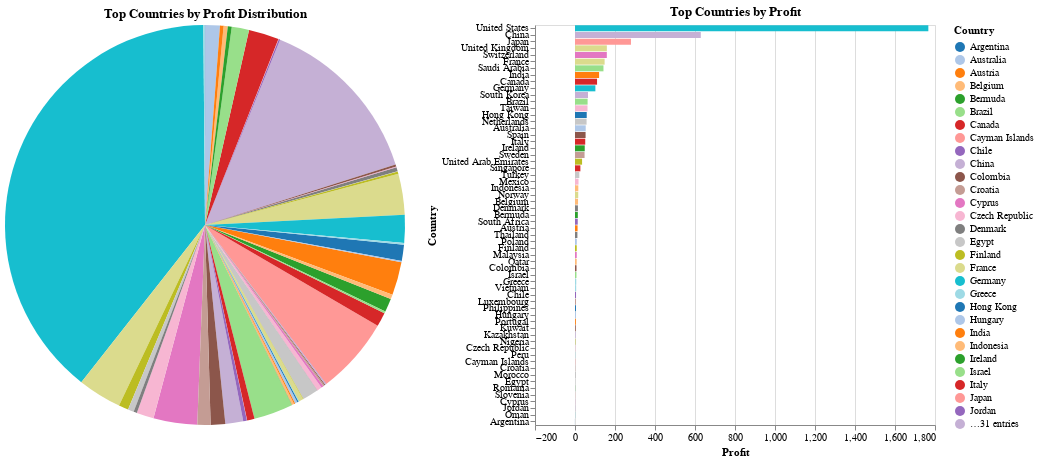

Source (notebook cell):
### Code cell
# Create the percentage column
agg_df['percentage'] = (agg_df['Profit'] / agg_df['Profit'].sum()) * 100

# Sort the data in descending order by Sales
agg_df_sorted = agg_df.sort_values(by='Profit', ascending=False)

# Create the pie chart sorted by sales (descending order)
pie_chart = alt.Chart(agg_df_sorted).mark_arc().encode(
    theta=alt.Theta(field="Profit", type="quantitative"),
    color=alt.Color('Country:N', scale=alt.Scale(scheme='category20')),  # Color by Country
    tooltip=['Country:N', 'Profit:Q', 'percentage:Q'],  # Tooltip with country, sales, and percentage
).properties(
    width=400,
    height=400,
    title="Top Countries by Profit Distribution"
)

# Create the bar chart (country list) sorted by sales
bar_chart = alt.Chart(agg_df_sorted).mark_bar().encode(
    x='Profit:Q',  # Sales on x-axis
    y=alt.Y('Country:N', sort='-x'),  # Sort countries by sales in descending order
    color=alt.Color('Country:N', scale=alt.Scale(scheme='category20')),  # Color by country
    tooltip=['Country:N', 'Profit:Q', 'percentage:Q']  # Tooltip with country, sales, and percentage
).properties(
    width=400,
    height=400,
    title="Top Countries by Profit"
)

# Combine both pie chart and bar chart in a side-by-side layout
pie_chart | bar_chart

### Figure 1 — Vega-Lite specification as saved in the notebook (floating-point values rounded to 4 significant figures)
{"config": {"view": {"continuousWidth": 300, "continuousHeight": 300}}, "hconcat": [{"mark": {"type": "arc"}, "encoding": {"color": {"field": "Country", "scale": {"scheme": "category20"}, "type": "nominal"}, "theta": {"field": "Profit", "type": "quantitative"}, "tooltip": [{"field": "Country", "type": "nominal"}, {"field": "Profit", "type": "quantitative"}, {"field": "percentage", "type": "quantitative"}]}, "height": 400, "title": "Top Countries by Profit Distribution", "width": 400}, {"mark": {"type": "bar"}, "encoding": {"color": {"field": "Country", "scale": {"scheme": "category20"}, "type": "nominal"}, "tooltip": [{"field": "Country", "type": "nominal"}, {"field": "Profit", "type": "quantitative"}, {"field": "percentage", "type": "quantitative"}], "x": {"field": "Profit", "type": "quantitative"}, "y": {"field": "Country", "sort": "-x", "type": "nominal"}}, "height": 400, "title": "Top Countries by Profit", "width": 400}], "data": {"name": "data-41dd14c8dfcd4c82bcd614c4352d60f3"}, "$schema": "https://vega.github.io/schema/vega-lite/v5.20.1.json", "datasets": {"data-41dd14c8dfcd4c82bcd614c4352d60f3": [{"Country": "United States", "Market Value": 48100.0, "Sales": 18730.0, "Profit": 1767.0, "percentage": 39.26}, {"Country": "China", "Market Value": 6617.0, "Sales": 8148.0, "Profit": 628.9, "percentage": 13.98}, {"Country": "Japan", "Market Value": 4062.0, "Sales": 4289.0, "Profit": 279.8, "percentage": 6.219}, {"Country": "United Kingdom", "Market Value": 2819.0, "Sales": 2013.0, "Profit": 159.2, "percentage": 3.539}, {"Country": "Switzerland", "Market Value": 2006.0, "Sales": 1101.0, "Profit": 159.1, "percentage": 3.536}, {"Country": "France", "Market Value": 2882.0, "Sales": 2052.0, "Profit": 148.1, "percentage": 3.291}, {"Country": "Saudi Arabia", "Market Value": 2416.0, "Sales": 608.0, "Profit": 142.3, "percentage": 3.163}, {"Country": "India", "Market Value": 2399.0, "Sales": 1252.0, "Profit": 120.4, "percentage": 2.677}, {"Country": "Canada", "Market Value": 2059.0, "Sales": 1270.0, "Profit": 110.3, "percentage": 2.451}, {"Country": "Germany", "Market Value": 1725.0, "Sales": 2299.0, "Profit": 101.9, "percentage": 2.265}, {"Country": "South Korea", "Market Value": 1013.0, "Sales": 1653.0, "Profit": 64.87, "percentage": 1.442}, {"Country": "Brazil", "Market Value": 552.4, "Sales": 669.3, "Profit": 63.01, "percentage": 1.4}, {"Country": "Taiwan", "Market Value": 1304.0, "Sales": 760.3, "Profit": 62.51, "percentage": 1.389}, {"Country": "Hong Kong", "Market Value": 719.5, "Sales": 612.2, "Profit": 58.62, "percentage": 1.303}, {"Country": "Netherlands", "Market Value": 1012.0, "Sales": 610.2, "Profit": 57.89, "percentage": 1.287}, {"Country": "Australia", "Market Value": 1113.0, "Sales": 555.2, "Profit": 53.59, "percentage": 1.191}, {"Country": "Spain", "Market Value": 653.0, "Sales": 608.8, "Profit": 52.89, "percentage": 1.175}, {"Country": "Italy", "Market Value": 618.6, "Sales": 543.2, "Profit": 51.14, "percentage": 1.137}, {"Country": "Ireland", "Market Value": 1142.0, "Sales": 393.4, "Profit": 48.67, "percentage": 1.082}, {"Country": "Sweden", "Market Value": 717.7, "Sales": 350.0, "Profit": 47.77, "percentage": 1.062}, {"Country": "United Arab Emirates", "Market Value": 524.8, "Sales": 127.6, "Profit": 35.39, "percentage": 0.7864}, {"Country": "Singapore", "Market Value": 252.7, "Sales": 201.4, "Profit": 26.88, "percentage": 0.5975}, {"Country": "Turkey", "Market Value": 96.8, "Sales": 223.0, "Profit": 21.58, "percentage": 0.4796}, {"Country": "Mexico", "Market Value": 311.9, "Sales": 256.6, "Profit": 17.58, "percentage": 0.3907}, {"Country": "Indonesia", "Market Value": 331.7, "Sales": 62.7, "Profit": 16.58, "percentage": 0.3684}, {"Country": "Norway", "Market Value": 169.5, "Sales": 179.5, "Profit": 16.18, "percentage": 0.3596}, {"Country": "Belgium", "Market Value": 233.2, "Sales": 157.2, "Profit": 15.23, "percentage": 0.3385}, {"Country": "Denmark", "Market Value": 843.8, "Sales": 191.7, "Profit": 14.62, "percentage": 0.3249}, {"Country": "Bermuda", "Market Value": 98.2, "Sales": 97.1, "Profit": 14.1, "percentage": 0.3134}, {"Country": "South Africa", "Market Value": 144.8, "Sales": 109.8, "Profit": 13.72, "percentage": 0.305}, {"Country": "Austria", "Market Value": 97.1, "Sales": 153.0, "Profit": 12.92, "percentage": 0.2871}, {"Country": "Thailand", "Market Value": 164.8, "Sales": 253.3, "Profit": 12.04, "percentage": 0.2675}, {"Country": "Poland", "Market Value": 56.0, "Sales": 138.0, "Profit": 9.1, "percentage": 0.2022}, {"Country": "Finland", "Market Value": 185.3, "Sales": 138.0, "Profit": 8.725, "percentage": 0.1939}, {"Country": "Malaysia", "Market Value": 102.3, "Sales": 59.6, "Profit": 8.715, "percentage": 0.1937}, {"Country": "Qatar", "Market Value": 86.4, "Sales": 48.5, "Profit": 8.559, "percentage": 0.1902}, {"Country": "Colombia", "Market Value": 50.1, "Sales": 82.8, "Profit": 7.582, "percentage": 0.1685}, {"Country": "Israel", "Market Value": 106.4, "Sales": 81.9, "Profit": 7.346, "percentage": 0.1632}, {"Country": "Greece", "Market Value": 37.61, "Sales": 63.2, "Profit": 6.313, "percentage": 0.1403}, {"Country": "Vietnam", "Market Value": 60.3, "Sales": 32.0, "Profit": 5.936, "percentage": 0.1319}, {"Country": "Chile", "Market Value": 52.4, "Sales": 99.6, "Profit": 5.138, "percentage": 0.1142}, {"Country": "Luxembourg", "Market Value": 50.4, "Sales": 101.0, "Profit": 5.084, "percentage": 0.113}, {"Country": "Philippines", "Market Value": 51.39, "Sales": 59.1, "Profit": 4.874, "percentage": 0.1083}, {"Country": "Hungary", "Market Value": 25.9, "Sales": 41.0, "Profit": 4.719, "percentage": 0.1049}, {"Country": "Portugal", "Market Value": 53.4, "Sales": 79.7, "Profit": 4.224, "percentage": 0.09387}, {"Country": "Kuwait", "Market Value": 64.5, "Sales": 17.1, "Profit": 3.6, "percentage": 0.08001}, {"Country": "Kazakhstan", "Market Value": 28.2, "Sales": 9.7, "Profit": 3.4, "percentage": 0.07556}, {"Country": "Nigeria", "Market Value": 1.191, "Sales": 5.6, "Profit": 1.788, "percentage": 0.03974}, {"Country": "Czech Republic", "Market Value": 21.6, "Sales": 15.3, "Profit": 1.4, "percentage": 0.03111}, {"Country": "Peru", "Market Value": 13.0, "Sales": 7.0, "Profit": 1.3, "percentage": 0.02889}, {"Country": "Cayman Islands", "Market Value": 55.6, "Sales": 8.1, "Profit": 1.3, "percentage": 0.02889}, {"Country": "Croatia", "Market Value": 1.493, "Sales": 10.8, "Profit": 1.153, "percentage": 0.02562}, {"Country": "Morocco", "Market Value": 16.3, "Sales": 7.1, "Profit": 1.084, "percentage": 0.02409}, {"Country": "Egypt", "Market Value": 4.8, "Sales": 4.7, "Profit": 0.9667, "percentage": 0.02148}, {"Country": "Romania", "Market Value": 5.2, "Sales": 2.9, "Profit": 0.6858, "percentage": 0.01524}, {"Country": "Slovenia", "Market Value": 2.5, "Sales": 1.6, "Profit": 0.6187, "percentage": 0.01375}, {"Country": "Cyprus", "Market Value": 2.1, "Sales": 1.5, "Profit": 0.5695, "percentage": 0.01266}, {"Country": "Jordan", "Market Value": 3.9, "Sales": 2.9, "Profit": 0.536, "percentage": 0.01191}, {"Country": "Oman", "Market Value": 5.1, "Sales": 2.2, "Profit": 0.4995, "percentage": 0.0111}, {"Country": "Argentina", "Market Value": 106.7, "Sales": 53.3, "Profit": -0.3, "percentage": -0.006667}]}}
